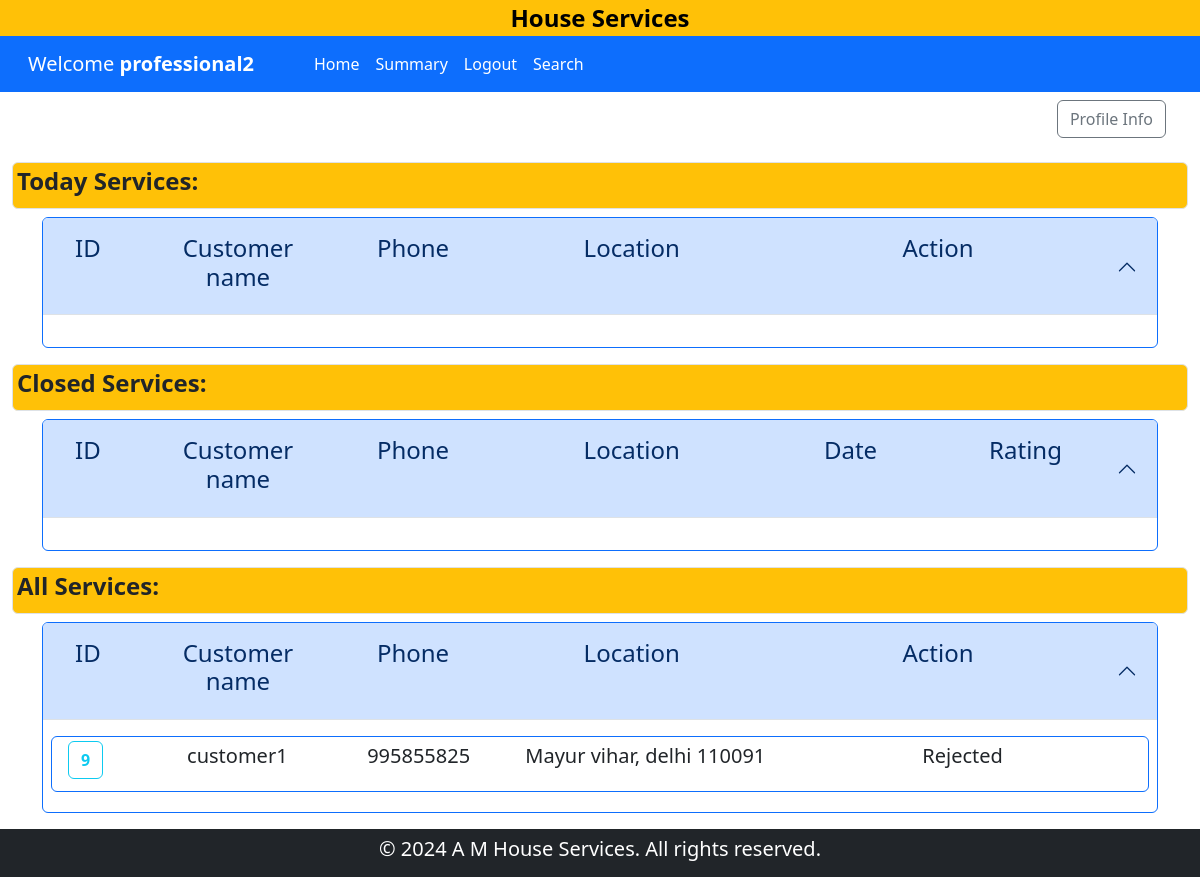
/professional_dashboard/2, run on an earlier commit of the app's database.
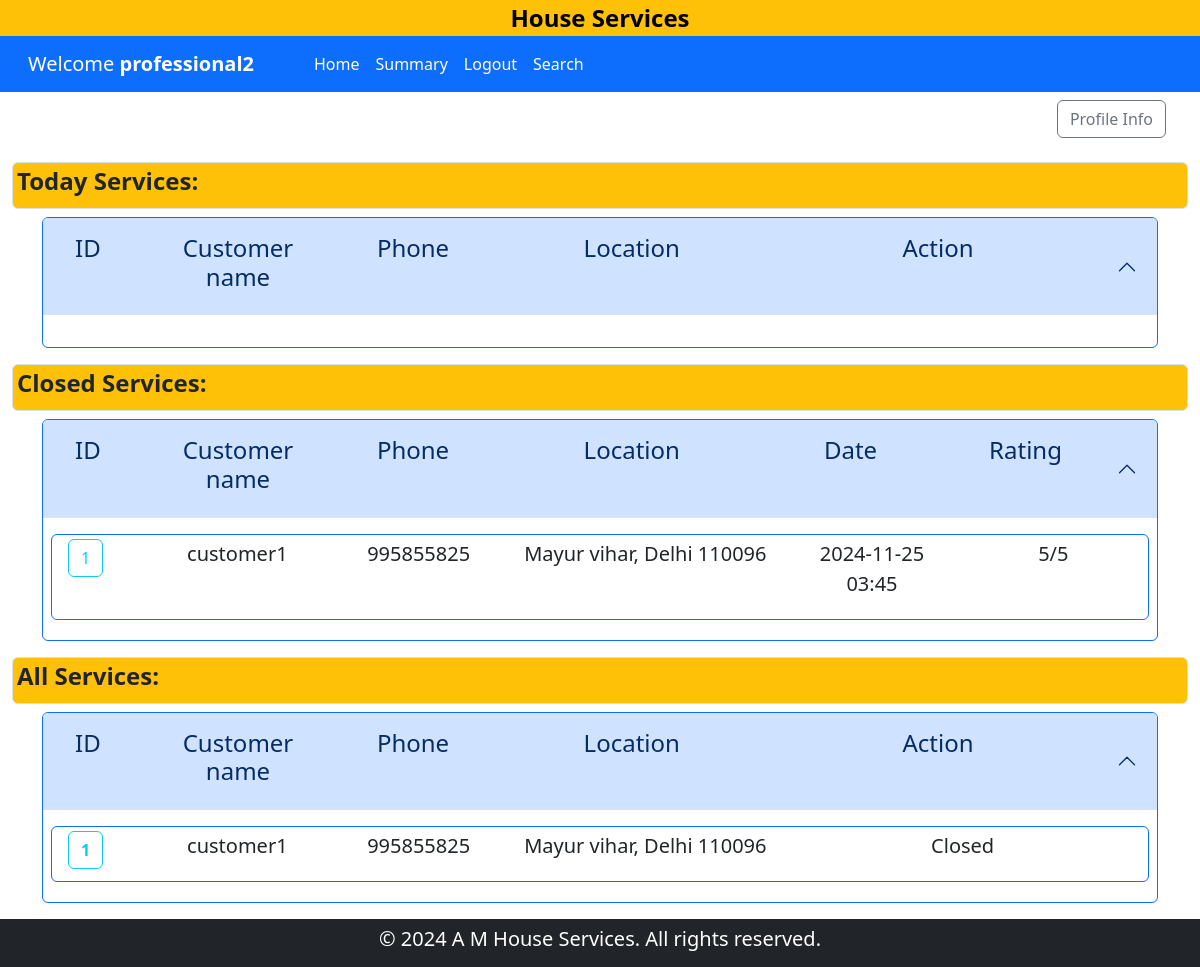
And on a later commit of the database.
### backened/modals.py (models this page shows)
class ServiceRequest(db.Model):
    __tablename__ = "service_request"
    id = db.Column(db.Integer, primary_key=True)
    service_id = db.Column(db.Integer, db.ForeignKey("service.id"), nullable=False)
    customer_id = db.Column(db.Integer, db.ForeignKey("customer.id"), nullable=False)
    professional_id = db.Column(db.Integer, db.ForeignKey("professional.id"), nullable=False)
    date_of_request = db.Column(db.DateTime, default=datetime.now,nullable=False)
    date_of_completion = db.Column(db.DateTime, nullable=True)
    service_status = db.Column(db.String(50), nullable=False, default="requested")
    remarks = db.Column(db.Text, nullable=True)
    reviews = db.relationship("Review", backref="service_request", lazy=True, cascade="all, delete-orphan")

class Customer(db.Model):
    __tablename__ = "customer"
    id = db.Column(db.Integer, primary_key=True)
    email = db.Column(db.String(120), unique=True, nullable=False)
    password = db.Column(db.String(120), nullable=False)
    name = db.Column(db.String(120), nullable=False)
    address = db.Column(db.String(200), nullable=False)
    pincode = db.Column(db.Integer, nullable=False)
    phone = db.Column(db.Integer, nullable=False)
    status = db.Column(db.String(30), default="accepted", nullable=False)
    service_requests = db.relationship("ServiceRequest", backref="customer", lazy=True, cascade="all, delete-orphan")
    reviews = db.relationship("Review", backref="customer", lazy=True, cascade="all, delete-orphan")

class Review(db.Model):
    __tablename__ = "review"
    id = db.Column(db.Integer, primary_key=True)
    service_request_id = db.Column(db.Integer, db.ForeignKey("service_request.id"), nullable=False)
    customer_id = db.Column(db.Integer, db.ForeignKey("customer.id"), nullable=False)
    rating = db.Column(db.Integer, nullable=False)
    comment = db.Column(db.Text, nullable=True)

### backened/controller.py (the view)
@app.route("/professional_dashboard/<id>")
def professionalDashboard(id):
    prof = Professional.query.filter_by(id=id).first()
    ser_req = ServiceRequest.query.filter_by(professional_id=prof.id).all()
    return render_template(
        "professional_dashboard.html", professional=prof, ser_req=ser_req
    )

### templates/professional_dashboard.html (shortened to what the changed rows need)
{% extends 'layout.html' %}
{% block content %}
{% if professional.status == 'Blocked' or professional.status == 'Rejected' %}
    <div class="container text-center h3 lead m-4">You have been Blocked or Rejected by Admin</div>
{% elif professional.status == 'pending' %}
    <div class="container text-center h3 lead m-4">You are under verification</div>
{% else %}
{% block professional %}
    <section id="main-data" class="container-fluid" >
        <div class="container">
            <div class="accordion" id="today-Services">
                <div class="accordion-item border border-primary">
                  <h2 class="accordion-header">
                    <button class="accordion-button" type="button"  data-bs-target="#today-service-collapse" aria-expanded="true" >
                      <div class="container row">
                        <h4 class="col-1">ID</h4>
                        <h4 class="col-2 text-center">Customer name</h4>
                        <h4 class="col-2 text-center">Phone</h4>
                        <h4 class="col-3 text-center">Location</h4>
                        <h4 class="col-4 text-center">Action</h4>
                      </div>
                    </button>
                  </h2>
                </div>
            </div>
        </div>
        <div class="container">
            <div class="accordion" id="closed-Services">
                <div class="accordion-item border border-primary">
                    <h2 class="accordion-header">
                    <button class="accordion-button" type="button"  data-bs-target="#closed-service-collapse" aria-expanded="true" >
                        <div class="container row">
                        <h4 class="col-1">ID</h4>
                        <h4 class="col-2 text-center">Customer name</h4>
                        <h4 class="col-2 text-center">Phone</h4>
                        <h4 class="col-3 text-center">Location</h4>
                        <h4 class="col-2 text-center">Date</h4>
                        <h4 class="col-2 text-center">Rating</h4>
                        </div>
                    </button>
                    </h2>
                    <div id="closed-service-collapse" class="accordion-collapse  show" data-bs-parent="#closed-Services">
                    <div class="accordion-body">
                        {% if not ser_req  %}
                        <div class="col">
                            <p class="lead">No Service request found</p>
                        </div>
                        {% else %}
                            {% for req in ser_req %}
                            {% if req.service_status == 'closed' %}
                                <div class="conatiner row border border-primary p-1 lead rounded mb-1">
                                    <div class="col-1">
                                        <a href="{{ url_for('service_request_detail',user = 'professional',uid=professional.id,rid=req.id) }}" class="btn btn-outline-info">{{ req.id }}</a>
                                    </div>
                                    <div class="col-2 text-center">
                                        <p >{{ req.customer.name }}</p>
                                    </div>
                                    <div class="col-2 text-center">
                                        <p >{{ req.customer.phone }}</p>
                                    </div>
                                    <div class="col-3 text-center">
                                        <p > {{ req.customer.address }} {{ req.customer.pincode }}</p>
                                    </div>
                                    <div class="col-2 text-center">
                                        <p > {{ req.date_of_completion.strftime('%Y-%m-%d %H:%M') }} </p>
                                    </div>
                                    {% for review in req.reviews %}
                                    <div class="col-2 text-center">
                                        <p > {{ review.rating }}/5 </p>
                                    </div>
                                    {% endfor %}
                                </div>
                                {% endif %}
                            {% endfor %}
                        {% endif %}
                    </div>
                    </div>
                </div>
            </div>
        </div>
        <div class="container">
            <div class="accordion" id="all-Services">
                <div class="accordion-item border border-primary mb-3">
                    <h2 class="accordion-header">
                    <button class="accordion-button" type="button" data-bs-toggle="collapse" data-bs-target="#all-service-collapse" aria-expanded="true" aria-controls="all-service-collapse">
                        <div class="container row">
                            <h4 class="col-1">ID</h4>
                            <h4 class="col-2 text-center">Customer name</h4>
                            <h4 class="col-2 text-center">Phone</h4>
                            <h4 class="col-3 text-center">Location</h4>
                            <h4 class="col-4 text-center">Action</h4>
                        </div>
                    </button>
                    </h2>
                    <div id="all-service-collapse" class="accordion-collapse collapse show" data-bs-parent="#all-Services">
                    <div class="accordion-body">
                        {% if ser_req | length == 0 %}
                        <div class="col">
                            <p class="lead">No Service found</p>
                        </div>
                        {% else %}
                            {% for req in ser_req %}
                            <div class="conatiner row border border-primary p-1 lead rounded mb-1">
                                <div class="col-1">
                                    <a href="{{ url_for('service_request_detail',user = 'professional',uid=professional.id,rid=req.id) }}"  class="fw-bold btn btn-outline-info">{{req.id}}</a>
                                </div>
                                <div class="col-2 text-center">
                                    <p >{{ req.customer.name }}</p>
                                </div>
                                <div class="col-2 text-center">
                                    <p >{{ req.customer.phone }}</p>
                                </div>
                                <div class="col-3 text-center">
                                    <p >{{ req.customer.address }} {{ req.customer.pincode }} </p>
                                </div>
                                <div class="col-4 text-center">
                                    {% if req.service_status == 'requested' %}
                                    <a href="{{ url_for('service_request_status', status = 'accept',request_id = req.id,user=professional.name) }}" class="btn btn-secondary">Accept</a>
                                    <a href="{{ url_for('service_request_status', status = 'reject',request_id = req.id,user=professional.name) }}" class="btn btn-outline-danger">Reject</a>
                                    {% else %}
                                        <p>{{ req.service_status|title}}</p>
                                    {% endif %}
                                </div>
                            </div>
                            {% endfor %}
                        {% endif %}
                    </div>
                    </div>
                </div>
            </div>
        </div>
    </section>
{% endblock professional %}
{% endif %}
{% endblock content %}

What changed in the data, as far as the page shows it:
removed ServiceRequest: id "9", customer.name "customer1", customer.phone "995855825", customer.address "Mayur vihar, delhi", customer.pincode "110091", service_status "Rejected", shown under "Action"
added ServiceRequest: id "1", customer.name "customer1", customer.phone "995855825", customer.address "Mayur vihar, Delhi", customer.pincode "110096", date_of_completion "2024-11-25 03:45", service_status "Closed"
added Review: rating "5"
